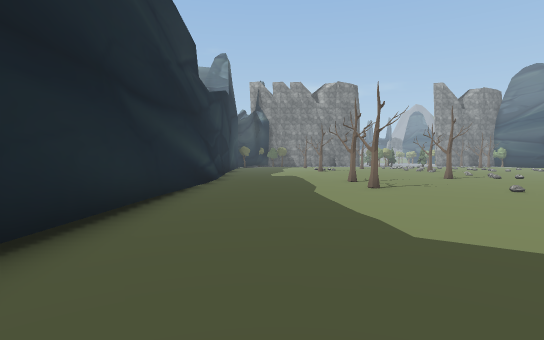
[1] (above)

24 first-person views from a walk through a Unity game level. The camera is 1.5 m above the floor, tilts 2° down and sees 80° across. The floor is counted in squares, 2 m on a side. Each view is taken from the middle of a square. On the plan, view 1 faces up. The plan holds only what a view shows up to about 11 squares ahead; the rest is blank. The place goes on beyond the plan. The player character is not drawn. Some animated figures are left out. Door leaves are left out, so doorways stand open. Some surface patterns are stand-ins.

[2]
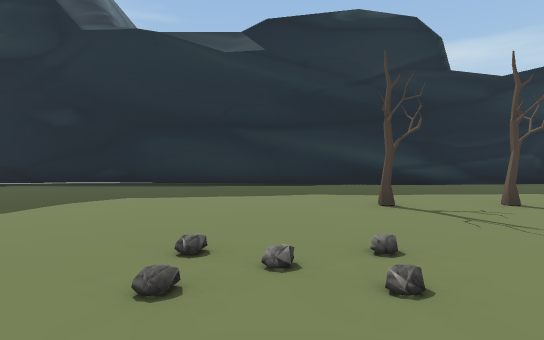

[3]
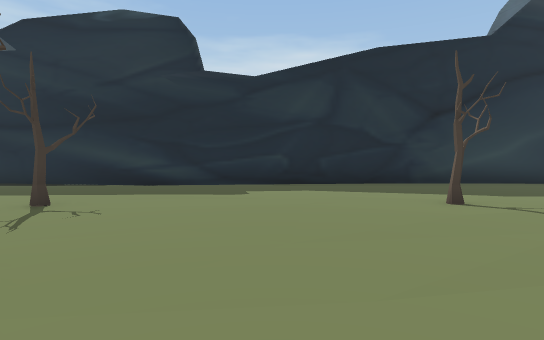

[4]
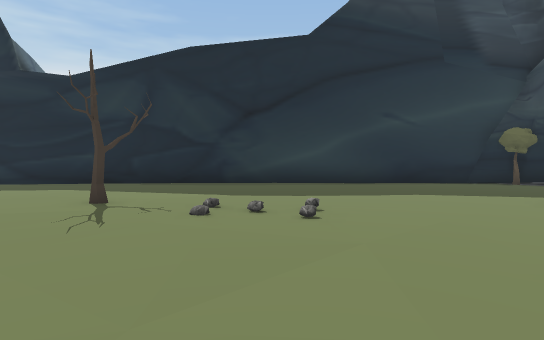

[5]
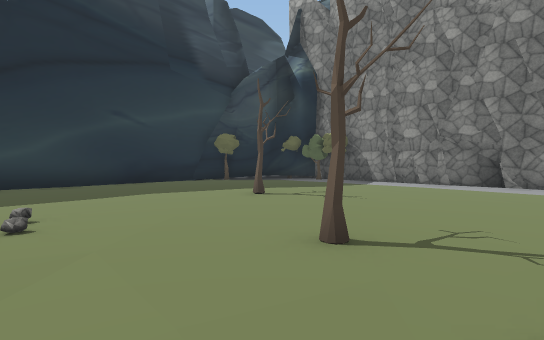

[6]
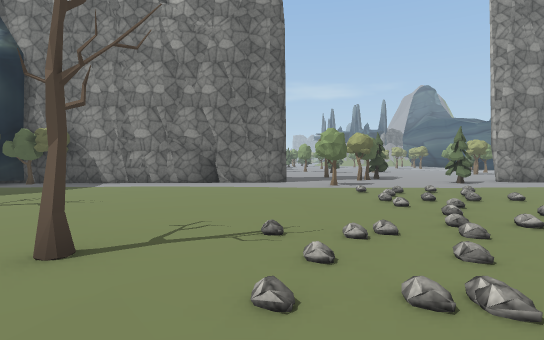

[7]
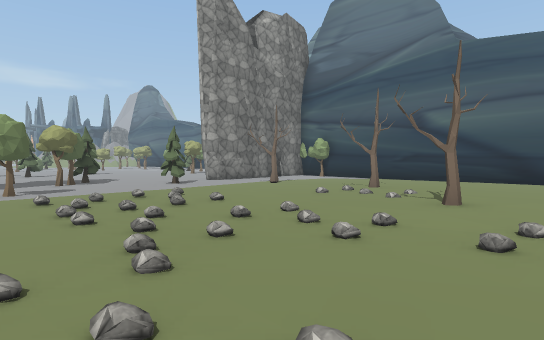

[8]
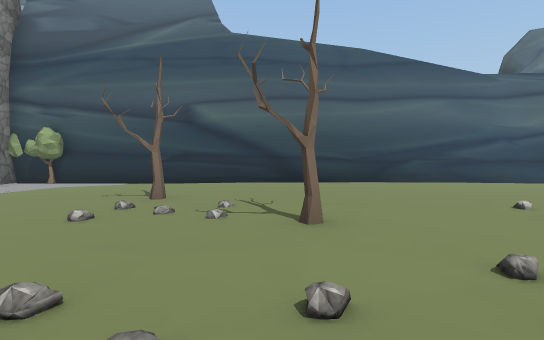

[9]
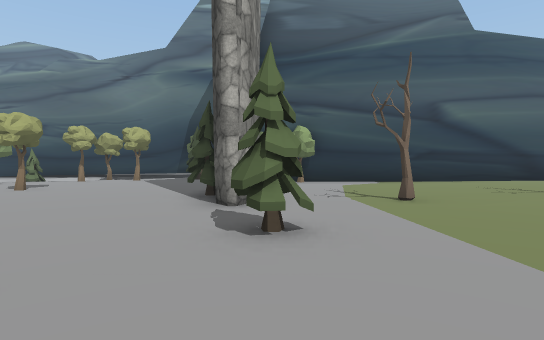

[10]
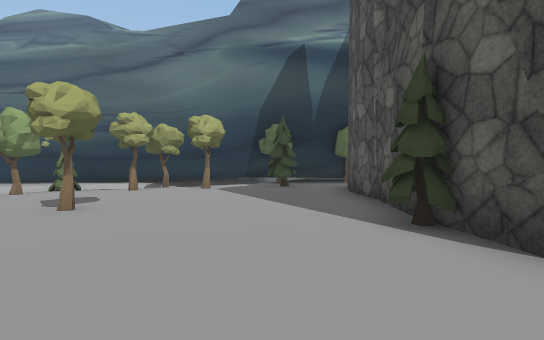

[11]
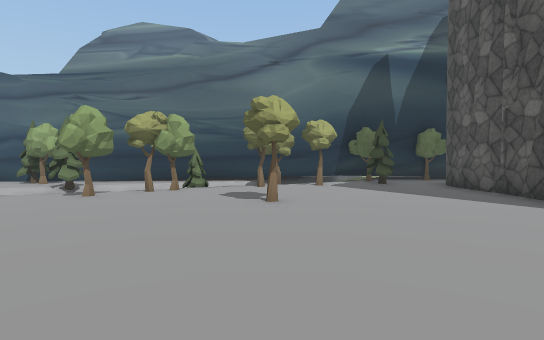

[12]
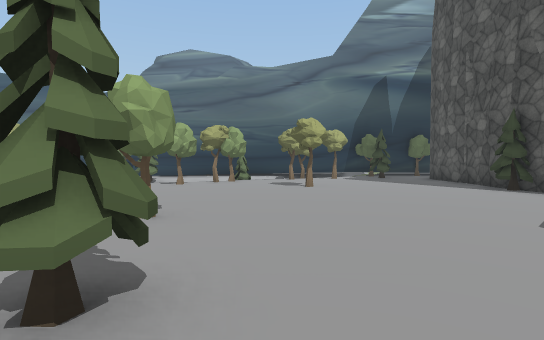

[13]
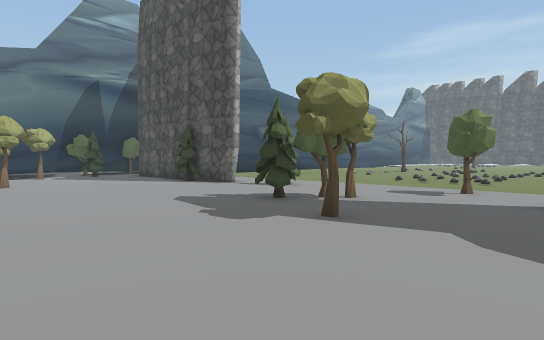

[14]
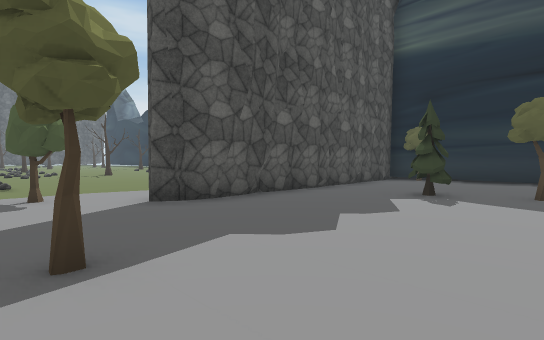

[15]
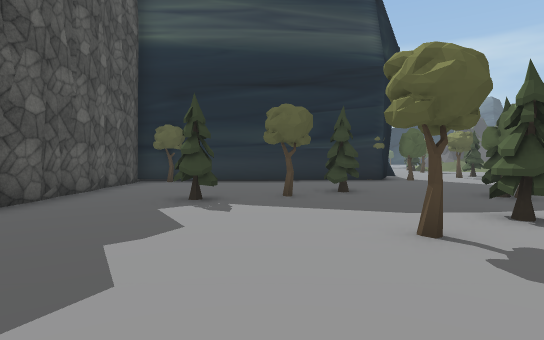

[16]
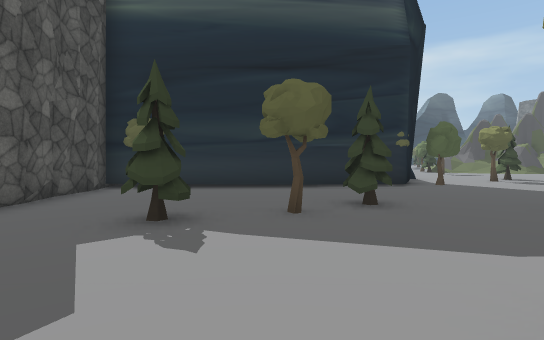

[17]
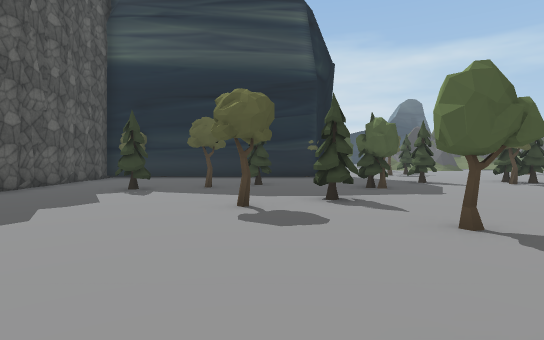

[18]
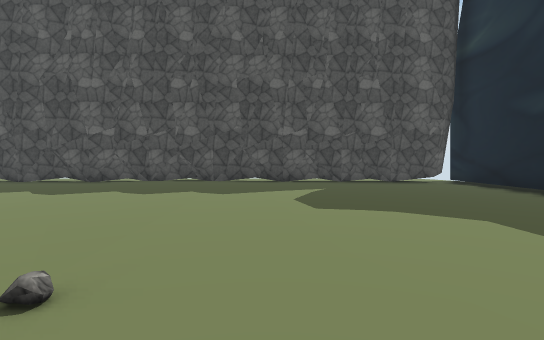

[19]
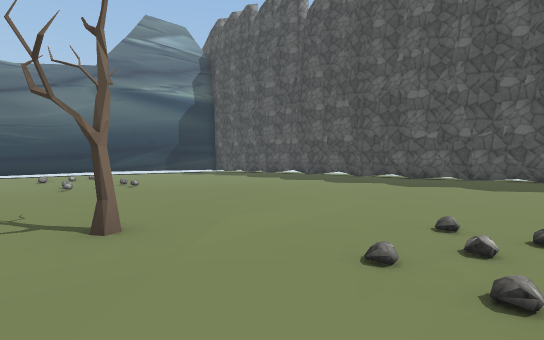

[20]
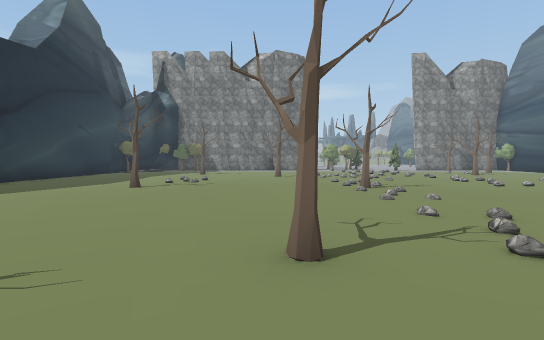

[21]
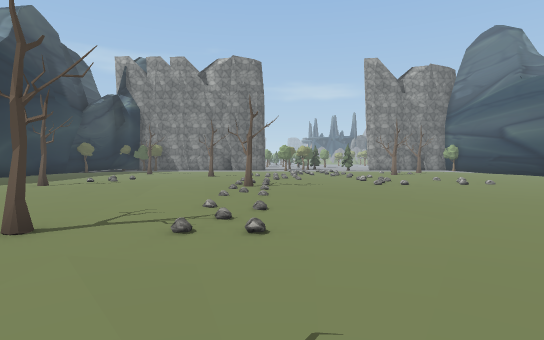

[22]
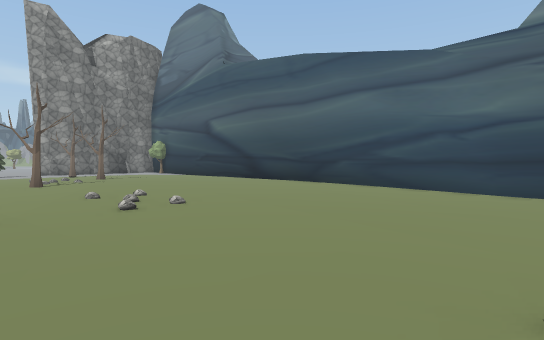

[23]
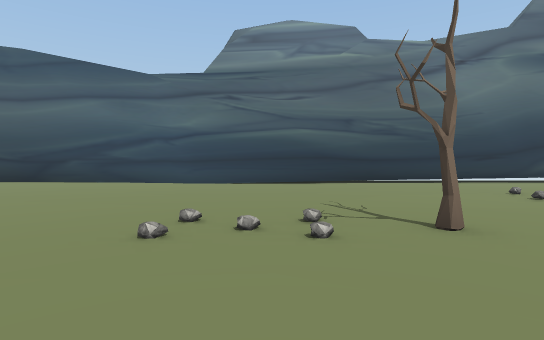

[24]
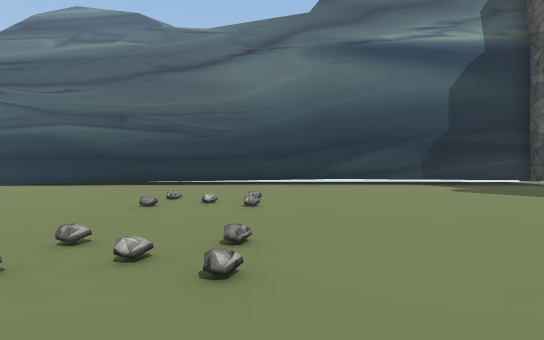

### Floor plan
Key: @ floor where view 1 was taken; # wall or solid block; . main floor; : floor 0.25 m higher than the main floor; - floor 0.25 m lower than the main floor; _ floor 0.5 m lower than the main floor; / step, stairs or slope; T tree; O other object.
Columns run from 3 left of view 1 to 25 right of it. Each row starts with its distance up from view 1.
 41  .T...TT.....       ..TT //#
 40  ##....T...TT. ..T.....T-_.#
 39   O......T....TT........TT_#
 38   #..TT...T..............._#
 37   #...T...............T..TT##
 36   #...T..................T.##
 35   #....T...................#
 34    ....T.....T.TT.........TT
 33   #T...........T...........#
 32   ##########..T.....#T####.T
 31   ##########.....TT......T
 30    TT........T..........T#
 29    .................T....#
 28 ## ...........//.........#
 27 #............../.........#
 26 #............//.....:....#
 25 #.....T....../....//T:...#
 24 #............////:/::::..#
 23 #........T.///./.T:::::..#
 22 #..........///...:::::::.#
 21 #...../..::::....:::::::.#
 20 #...../.:::://../:::::::.#
 19 #...../:::://..././:::::.#
 18 #.....::::://..//.//::::.#
 17 #....:T::::T.............#
 16 #....::::.://:...........#
 15 ##...:::..::::...........#
 14  #....:...::::...........#
 13  #.........//.....:......#
 12  #........./.............#
 11  #:.:....T...............#
 10  #::..T........ ..T......#
  9  #::........::   ........#
  8  #.:..T....T::...........#
  7  #.........:::...........#
  6  #.........:::...........#
  5  #..........::...........#
  4  #...........:...........#
  3  #.......................#
  2  #.......................#
  1  #...............  ......#
  0 ##.@...........      ....#
 -1 #..............       ...#
 -2 #........:::....       ..#
 -3 #........::.....         #
 -4 #################

Positions as (right, up) in squares from view 1, and headings:
1: (0, 0), facing up
2: (8, 6), facing left
3: (8, 14), facing left
4: (8, 20), facing left
5: (8, 20), facing up-left
6: (8, 20), facing up
7: (9, 21), facing up-right
8: (11, 23), facing right
9: (11, 31), facing right
10: (14, 34), facing right
11: (13, 37), facing right
12: (10, 38), facing right
13: (8, 38), facing down-right
14: (11, 37), facing down-left
15: (10, 36), facing left
16: (8, 36), facing left
17: (12, 38), facing left
18: (4, 7), facing down
19: (5, 9), facing down-right
20: (6, 9), facing up
21: (9, 8), facing up
22: (13, 13), facing up-right
23: (11, 12), facing right
24: (12, 5), facing right
